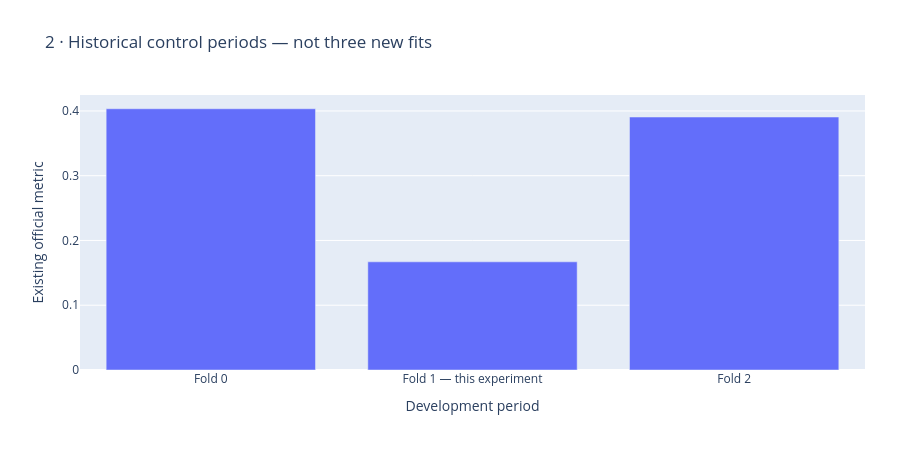

Notebook source saved alongside this figure:
### Markdown cell above
## Why this period?

The historical middle-fold control is weaker. The choice is explicit and exploratory; it does not justify cherry-picking or updating a pooled score.

### Code cell
figures[1].show()

### Figure 1 — Plotly figure (JSON) as saved in the notebook; plotly's stock layout.template omitted (floating-point values rounded to 4 significant figures)
{"data": [{"type": "bar", "x": ["Fold 0", "Fold 1 — this experiment", "Fold 2"], "y": [0.4034, 0.167, 0.3906]}], "layout": {"height": 470, "legend": {"orientation": "h", "y": -0.3}, "margin": {"b": 100, "l": 80, "r": 35, "t": 95}, "title": {"text": "2 · Historical control periods — not three new fits"}, "xaxis": {"title": {"text": "Development period"}}, "yaxis": {"title": {"text": "Existing official metric"}}}}
